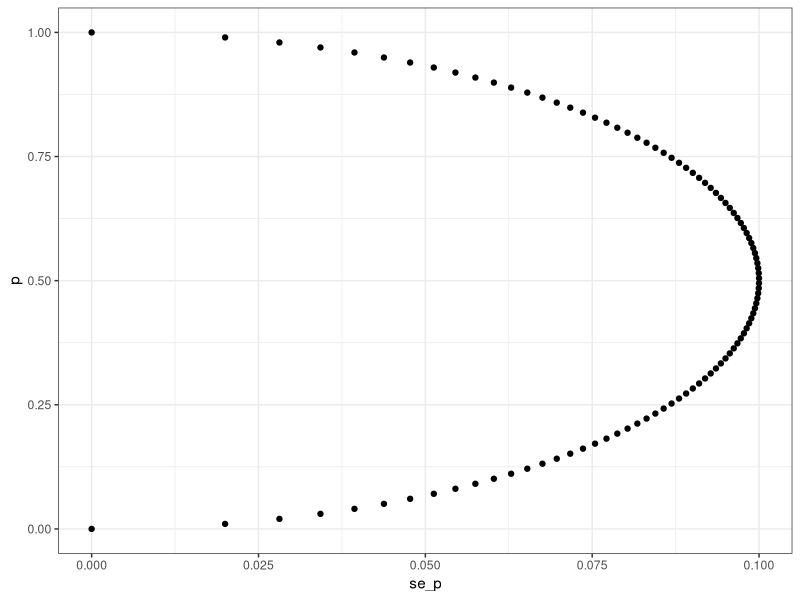
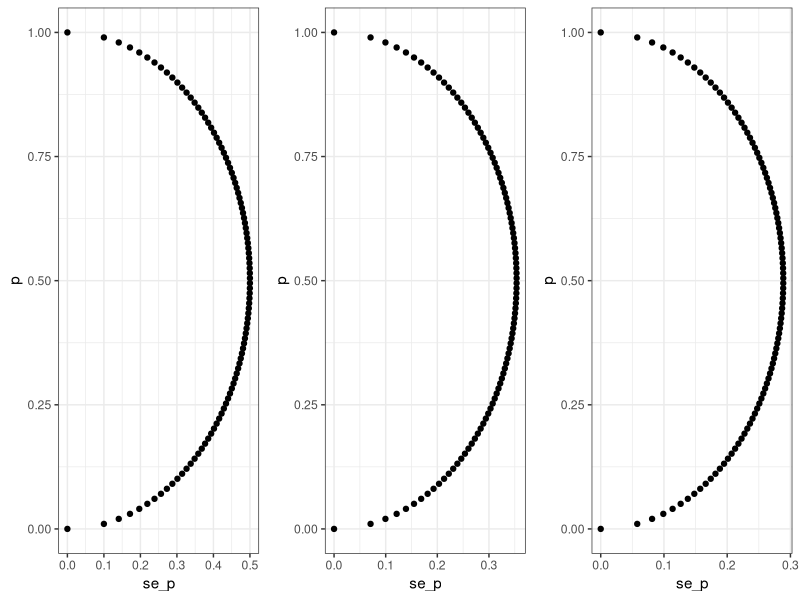

Generate these figures, in order, with R:
## ---- chunk 1
library(ggplot2)
p <- seq(0, 1, length = 100)
p
se_p <- sqrt(p*(1-p)/25)
se_p
## ---- chunk 2
library(ggplot2)
dat <- data.frame(p = p, se_p = se_p)
ggplot(dat, aes(x=se_p, y = p)) +
  geom_point() +
  theme_bw()
## ---- chunk 3
library(gridExtra)
size <- c(25, 100, 1000)
g <- NULL

for (N in 1:length(size)){ 
  p <- seq(0, 1, length = 100)
  se_p <- sqrt(p*(1-p)/N)
  dat <- data.frame(p = p, se_p = se_p)
  
  g[[N]] <- ggplot(dat, aes(x=se_p, y = p)) +
geom_point() +
theme_bw()
}
grid.arrange(grobs = g, ncol=3)

## ---- chunk 4
N<-25
p<-0.45
Ed<-2*p-1
SEd<-2*sqrt(p*(1-p)/N)
Ed
SEd
